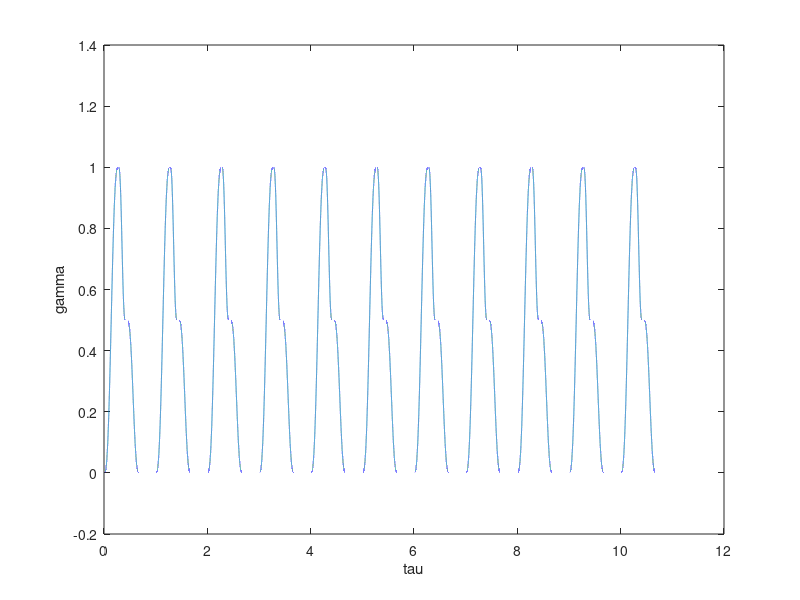
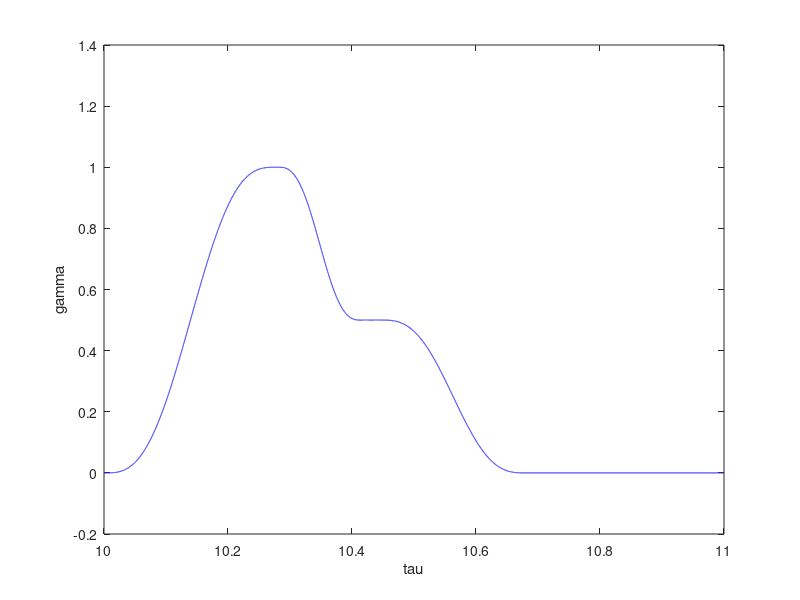
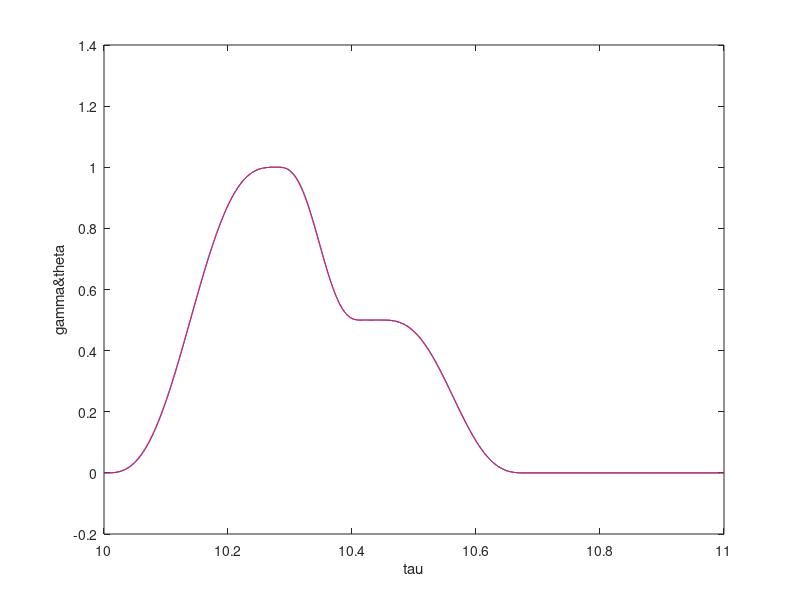
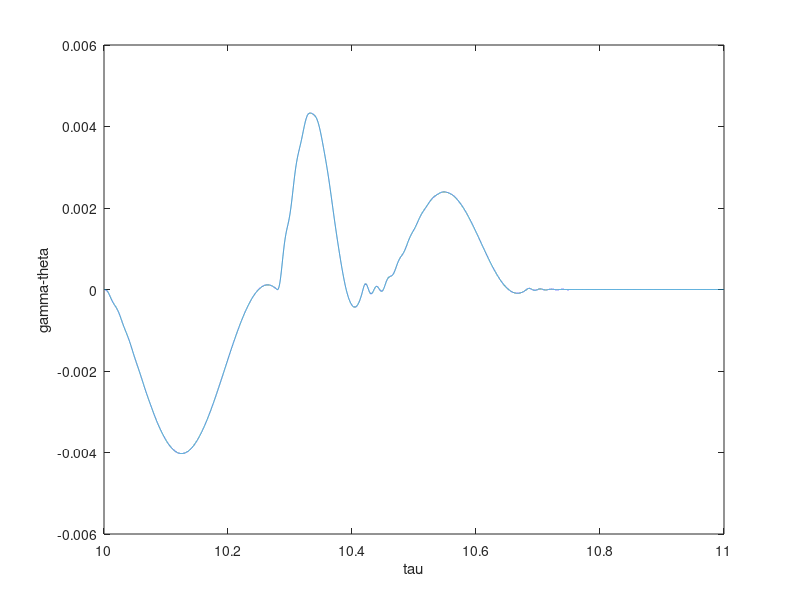

MATLAB code for these plots, in order: (Note: this script raises an error after producing the figures.)
clc
clear all
close all

%% import data
datamat = load('cam_design.mat');
W = datamat.w;
T = (2*pi)/W;
m = datamat.mass;
lift = datamat.S*0.001;
extendedlift = [lift,lift,lift,lift,lift,lift,lift,lift,lift,lift,lift];
time = datamat.theta/W;
extendedtime = [time,time+time(36000)+0.1/36000,time+2*(time(36000)+0.1/36000),time+3*(time(36000)+0.1/36000),time+(0.1/36000+time(36000))*4,time+(time(36000)+0.1/36000)*5,time+(time(36000)+0.1/36000)*6,time+(time(36000)+0.1/36000)*7,time+(time(36000)+0.1/36000)*8,time+(time(36000)+0.1/36000)*9,time+(time(36000)+0.1/36000)*10];
%% dedimensionaliseren
theta = extendedlift/0.04;
tau = extendedtime/T;
%% overdrachtsfunctie
zeta = 0.096;
lambdasr = 0.75/zeta;
t1sr = T*(50/360);
kf = ((2*pi*sqrt(m)*lambdasr)/(t1sr))^2;
wn = sqrt(kf/m);
tn = (2*pi)/wn;
lambda = T/tn;
teller = (2*pi*lambda)^2;
noemer = [1, 2*zeta*(2*pi*lambda), (2*pi*lambda)^2];
sys = tf(teller, noemer);
%% simulatie
gamma = lsim(sys,theta,tau).';
figure
plot(tau, gamma)
ylabel('gamma')
xlabel('tau')
%% neem de 11 periode
gamma11 = gamma(360001:396000);
theta11 = theta(360001:396000);
tau11 = tau(360001:396000);
%% plot 1 periode
figure
plot(tau11, gamma11, 'b')
ylabel('gamma')
xlabel('tau')
figure
plot(tau11, gamma11, 'b',tau11, theta11, 'r')
ylabel('gamma&theta')
xlabel('tau')
figure
plot(tau11, gamma11-theta11)
ylabel('gamma-theta')
xlabel('tau')
%% single rise
liftsr = datamat.S(10000:16000)*0.001;
thetasr = (liftsr-0.02)/0.02;
timesr = datamat.theta(10000:16000)/datamat.w;
tsr =  timesr-timesr(1);
t1sr = T*(50/360);
tausr = tsr/t1sr;
tellersr = (2*pi*lambdasr)^2;
noemersr = [1, 2*zeta*(2*pi*lambdasr), (2*pi*lambdasr)^2];
theta0 = 1; % vul hier zelf de initiele dimensieloze heffing in
theta_dot0 = 0; % vul hier zelf de initiele dimensieloze snelheid in
[A,B,C,D] = tf2ss(tellersr,noemersr);
X0 = [1/C(2)*theta_dot0; 1/C(2)*theta0];
gammasr = (lsim(A,B,C,D, thetasr, tausr, X0).'+1)/2;
%% deel dat overeenkomt met sr
gammamr = gamma11(10000:16000);
thetamr = theta11(10000:16000);
%% vergelijking
figure
plot(tausr, gammamr, 'b', tausr, gammasr, 'r')
ylabel('gamma')
xlabel('tau')
figure
plot(tausr, gammamr-thetamr, 'b', tausr, gammasr-thetamr, 'r')
ylabel('gamma-theta')
xlabel('tau')
figure
plot(tausr, gammamr-gammasr)
ylabel('multirise - single rise')
xlabel('tau')
%% Invloed op contact kracht 
% beweging is gamma11
% serieschakeling van kf en k gevonden in deel 3
%k3 = datamat.springconstant;
%kfmm = kf/1000;
%keq = (1/k3+1/kfmm)^(-1);
%verplaatsing = gamma11*40;
%calpha = cos(datamat.pressure_angle);
%Fve = verplaatsing*keq;
%Fvo = datamat.springpreload;
%Fveer = (Fve+Fvo)./calpha;
%Facc = datamat.normalforce_acc;
%Ff = datamat.normalforce_load;
%Ftot = Fveer+Facc+Ff;
%figure
%plot(tau11, Ff ,'g',tau11, Facc ,'r',tau11, Fveer ,'y', tau11, Ftot, 'b')
%ylabel('Normal forces (N)')
%xlabel('tau')
%% Invloed op kracht
% We hebben de functionele krachten, de veerkrachten berekend in deel 3
% en nu ook de kracht door de veer kf
calpha = cos(datamat.pressure_angle);
k3 = datamat.springconstant;
F3 = datamat.springpreload;
Fnv3 = (F3+k3*theta11*40)./calpha;
Fnload = datamat.normalforce_load;
indrukveerf = (theta11-gamma11)*0.040;
Fvkf = (indrukveerf*kf)./calpha;
Ftot = Fvkf + Fnload + Fnv3;
figure
plot(tau11, Fnv3 ,'y',tau11, Fnload ,'r',tau11, Fvkf,'g',tau11, Ftot,'b')
ylabel('Normal forces (N)')
xlabel('tau')
%% Aanpassing k3 en F3
k3nieuw = k3+72;
F3nieuw = F3+900;
Fnv3nieuw = (F3nieuw+k3nieuw*theta11*40)./calpha;
Ftotnieuw = Fvkf + Fnload + Fnv3nieuw;
figure
plot(tau11, Fnv3nieuw ,'y',tau11, Fnload ,'r',tau11, Fvkf,'g',tau11, Ftotnieuw,'b')
ylabel('Normal forces (N)')
xlabel('tau')







